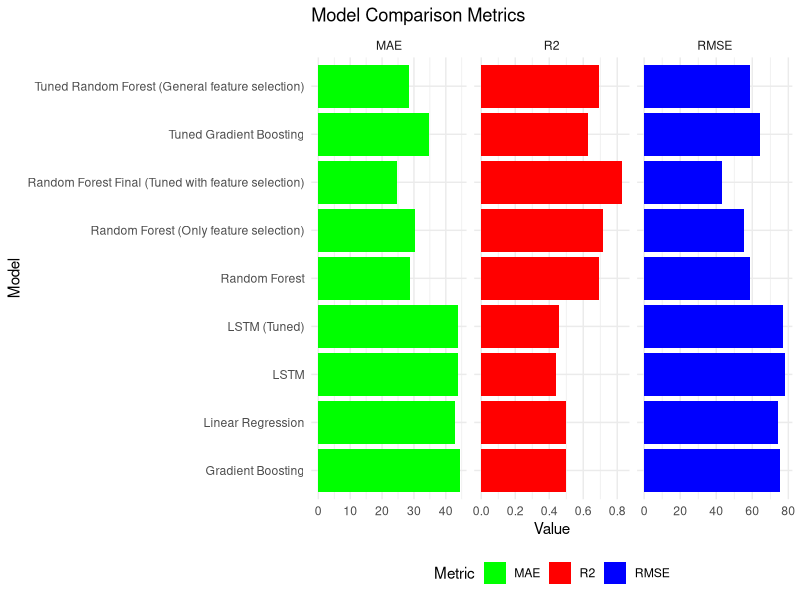
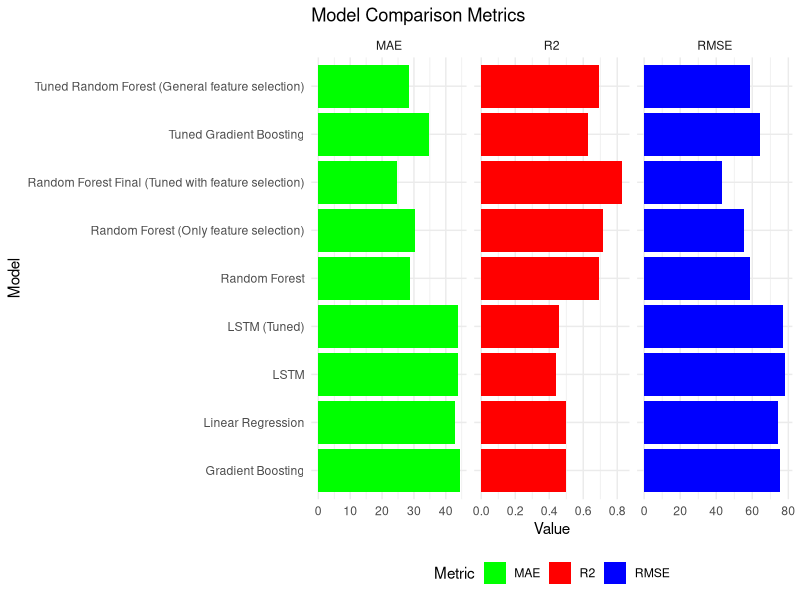

Reproduce these figures in R, in order.
## ---- chunk 1
knitr::opts_chunk$set(echo = TRUE)
## ---- chunk 2
# Required packages
library(ggplot2)
library(tidyr)

# Data
model_metrics <- data.frame(
  Model = c(
    "Random Forest Final (Tuned with feature selection)",
    "Random Forest (Only feature selection)",
    "LSTM (Tuned)",
    "LSTM",
    "Tuned Gradient Boosting",
    "Tuned Random Forest (General feature selection)",
    "Gradient Boosting",
    "Random Forest",
    "Linear Regression"
  ),
  RMSE = c(
    43.23051, 55.60064, 77.32212, 78.34101, 64.21605, 58.67541, 75.55071, 58.91217, 74.48276
  ),
  MAE = c(
    24.63652, 30.4344, 43.84375, 43.83427, 34.58222, 28.60143, 44.29758, 28.63226, 42.76741
  ),
  R2 = c(
    0.8303284, 0.7183661, 0.4556434, 0.4412025, 0.6293279, 0.6927204, 0.4995187, 0.690126, 0.5010507
  )
)

# Convert data to long format for ggplot
model_metrics_long <- model_metrics %>%
  gather(key = "Metric", value = "Value", -Model)

# Order by descending R2
model_metrics$Model <- factor(model_metrics$Model, levels = model_metrics$Model[order(-model_metrics$R2)])

# Plotting
ggplot(model_metrics_long, aes(x = Model, y = Value, fill = Metric)) +
  geom_bar(stat = "identity", position = "dodge") +
  coord_flip() +
  theme_minimal() +
  labs(title = "Model Comparison Metrics", x = "Model", y = "Value") +
  theme(legend.position = "bottom") +
  scale_fill_manual(values = c("RMSE" = "blue", "MAE" = "green", "R2" = "red")) +
  facet_wrap(~ Metric, scales = "free_x")
ggsave("Graphs/ModelComparison.png", width = 10, height = 20, bg = "white")

